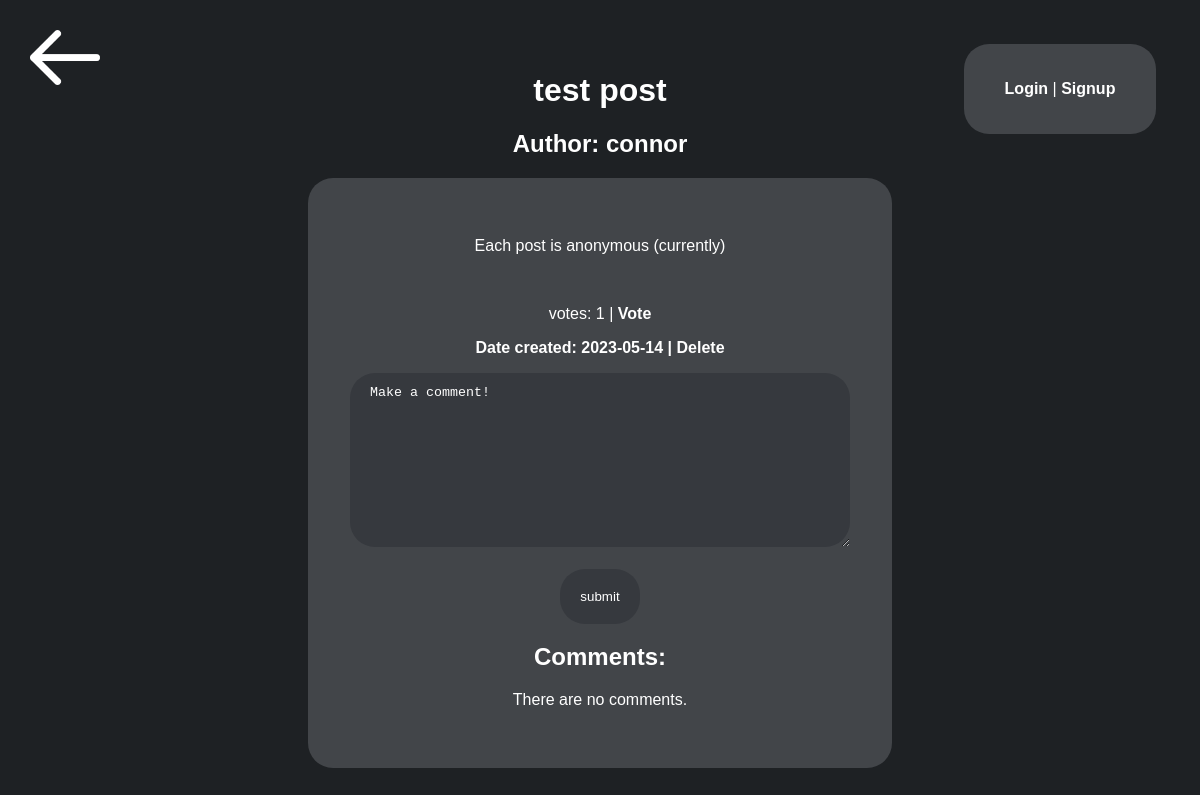
/post/1, run on an earlier commit of the app's database.
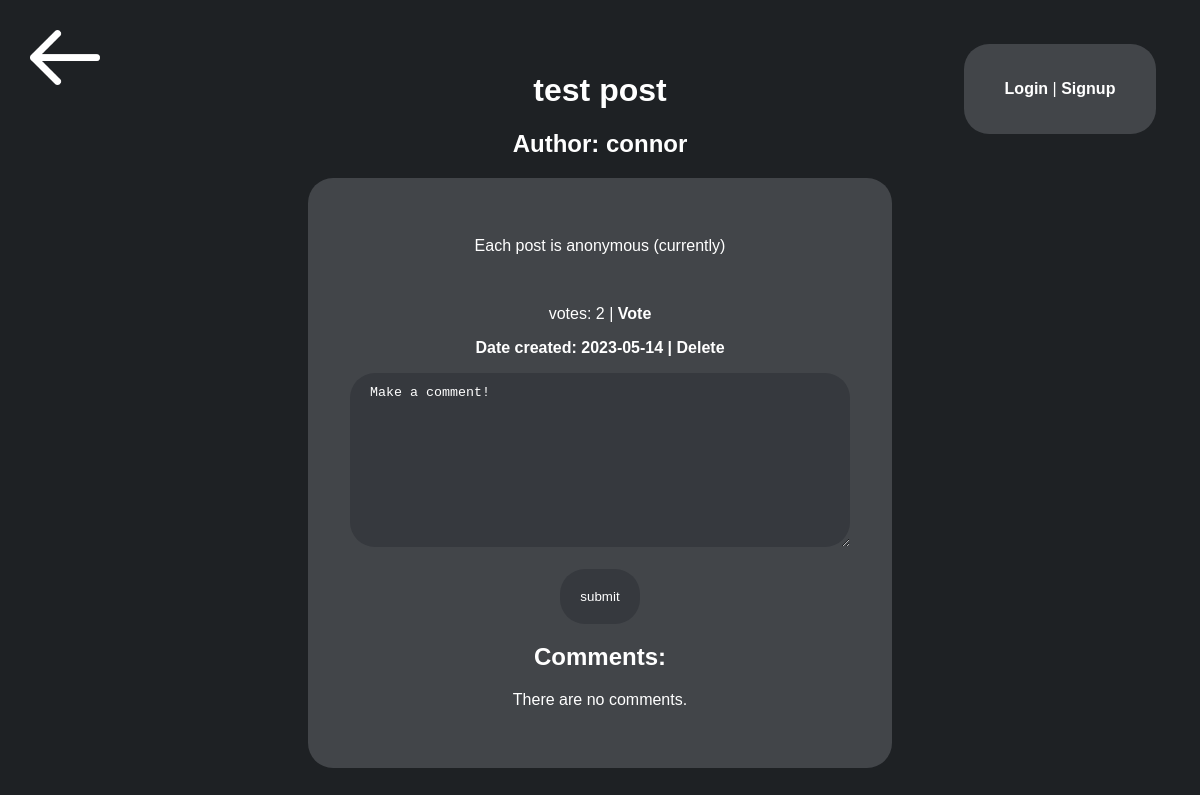
And on a later commit of the database.
### app.py (models this page shows, shortened)
class entry(db.Model):
    id = db.Column(db.Integer, primary_key=True)
    title = db.Column(db.String(150), nullable=False)
    content = db.Column(db.String(400), nullable=False)
    date_created = db.Column(db.DateTime, default=datetime.now)
    votes = db.Column(db.Integer, default=0)
    author = db.Column(db.Integer, nullable=False)
    author_name = db.Column(db.String(20), nullable=False)
    comments = db.relationship('comment', backref="entry", lazy=True, cascade='all, delete')

### app.py (the view)
@app.route('/post/<int:id>', methods=['POST', 'GET'])
def fullpagepost(id):
    comments = comment.query.filter_by(entry_id=id).all()
    specific_post = entry.query.get_or_404(id)
    return render_template('post.html', post=specific_post, comments=comments, logged_in=current_user.is_authenticated)

### templates/post.html (shortened to what this page needs)
{% extends 'base.html' %}
{% block body %}
<a href="/recipient"><img src="{{ url_for('static', filename='images/back-arrow.png') }}" class="back"></a>
<h1>{{ post.title }}</h1>
<h2>Author: {{ post.author_name }}</h2>
<div class="box">
    <p>{{ post.content }}</p>
    <br>
    <p>votes: {{ post.votes }} | <a href="/upvote-post/{{ post.id }}">Vote</a></p>
    <p><b>Date created: {{ post.date_created.date() }} | <a href="/del/{{ post.id }}">Delete</a></b></p>
    <form action="/comment/{{ post.id }}" method="POST">
        <textarea name="content" id="content" rows="10" cols="50" autofocus maxlength="400">
Make a comment!
        </textarea>
        <br><br>
        <input type="submit" value="submit">
    </form>
    <h2>Comments:</h2>
    {% if comments|length < 1 %}
        <p>There are no comments.</p>
    {% endif %}
</div>
{% if logged_in %}
    <div class="login-bar">
        <a href="/logout">Logout</a>
    </div>
{% else %}
    <div class="login-bar">
        <a href="/login">Login</a> | <a href="/signup">Signup</a>
    </div>
{% endif %}
<div class="messages">
</div>
{% endblock %}

What changed in the data, as far as the page shows it:
changed entry "test post": votes "1" → "2"
